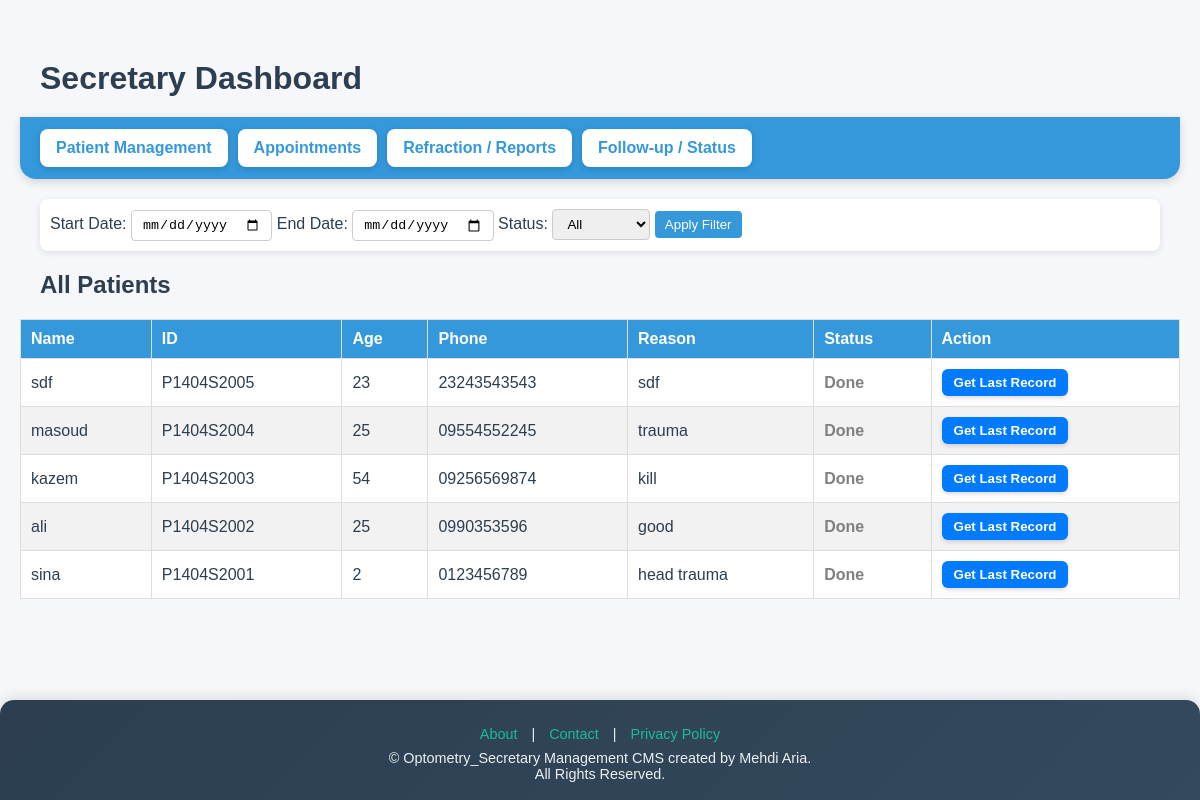
Page /secretary/dashboard/ (signed in) on the earlier database version.
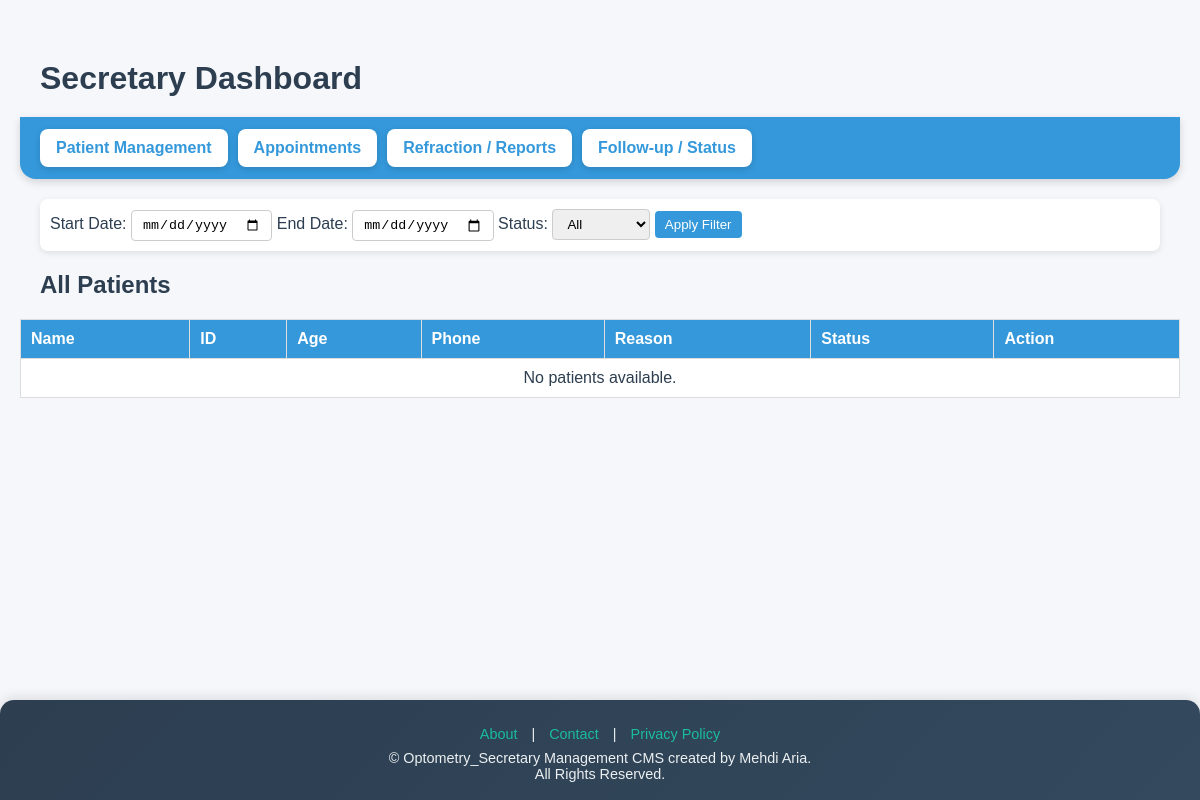
Same page on the later database version.
### secretary/models.py (models this page shows, shortened)
class Patient(models.Model):
    STATUS_CHOICES = [
        ("waiting", "Waiting (Secretary list)"),
        ("accepted", "Accepted (Doctor list)"),
        ("done", "Done (Removed from both lists)"),
    ]
    patient_id = models.CharField(max_length=20, unique=True, editable=False)
    name = models.CharField(max_length=100)
    family_name = models.CharField(max_length=100)
    phone = models.CharField(max_length=15, blank=True, null=True)
    age = models.PositiveIntegerField()
    gender = models.CharField(max_length=1, choices=[('M', 'Male'), ('F', 'Female')])
    melli_code = models.CharField(max_length=10, unique=True, blank=True, null=True)
    reason = models.TextField()
    status = models.CharField(max_length=20, choices=STATUS_CHOICES, default='waiting')
    created_at = models.DateTimeField(default=timezone.now)

### secretary/views.py (the view)
# urls.py: path("dashboard/", views.dashboard_view, name="dashboard"),
@login_required
@user_passes_test(is_secretary_doctor_admin)
def dashboard(request):
    start_date = request.GET.get('start_date')
    end_date = request.GET.get('end_date')
    status = request.GET.get('status')  # "waiting", "accepted", "done" or "all"
    patients = Patient.objects.all().order_by('-id')
    if start_date:
        patients = patients.filter(created_at__date__gte=start_date)
    if end_date:
        patients = patients.filter(created_at__date__lte=end_date)
    if status and status != "all":
        patients = patients.filter(status=status)
    context = {
        "patients": patients,
        "start_date": start_date,
        "end_date": end_date,
        "status": status or "all",
    }
    return render(request, "secretary/dashboard.html", context)

### core/context_processors.py (called while the page is built)
def site_settings(request):
    settings = SiteSetting.objects.first()
    return {"site_settings": settings}

### secretary/views.py (called while the page is built)
def is_secretary_doctor_admin(user):
    return (
        user.is_superuser
        or user.groups.filter(name__in=["secretary", "doctor"]).exists()
    )

### secretary/templates/secretary/dashboard.html (shortened to what this page needs)
{% extends "base.html" %}
{% block content %}
<h1>Secretary Dashboard</h1>
<div class="menu-bar">
    <div class="menu-item">Patient Management
    </div>
    <div class="menu-item">Appointments
    </div>
    <div class="menu-item">Refraction / Reports
    </div>
    <div class="menu-item">Follow-up / Status
    </div>
</div>
<div class="filter">
    <form id="filter-form" method="GET">
        <label>Start Date:</label>
        <input type="date" name="start_date" value="{{ request.GET.start_date }}">
        <label>End Date:</label>
        <input type="date" name="end_date" value="{{ request.GET.end_date }}">
        <label>Status:</label>
        <select name="status">
            <option value="">All</option>
        </select>
        <button type="submit">Apply Filter</button>
    </form>
</div>
<h2 style="margin-left:20px;">All Patients</h2>
<div id="patients-table">
    {% include "secretary/patients_table.html" %}
</div>
{% endblock %}

### secretary/templates/secretary/patients_table.html (shortened to what this page needs)
<table>
    <thead>
        <tr>
            <th>Name</th>
            <th>ID</th>
            <th>Age</th>
            <th>Phone</th>
            <th>Reason</th>
            <th>Status</th>
            <th>Action</th>
        </tr>
    </thead>
    <tbody>
        {% for patient in patients %}
        <tr id="patient-{{ patient.id }}">
            <td>{{ patient.name }}</td>
            <td>{{ patient.patient_id }}</td>
            <td>{{ patient.age }}</td>
            <td>{{ patient.phone }}</td>
            <td>{{ patient.reason }}</td>
            <td class="
                {% if patient.status == 'waiting' %}status-waiting{% elif patient.status == 'accepted' %}status-accepted{% elif patient.status == 'done' %}status-done{% endif %}
            ">{{ patient.status|capfirst }}</td>
            <td>
                {% if patient.status == "done" %}
                <form method="POST" action="{% url 'secretary:get_patient_last_refraction' patient.patient_id %}" style="display:inline;">
                    <button type="submit" class="get-lr-button">Get Last Record</button>
                </form>
                {% endif %}
            </td>
        </tr>
        {% empty %}
        <tr>
            <td colspan="7" style="text-align:center;">No patients available.</td>
        </tr>
        {% endfor %}
    </tbody>
</table>

Differences in the rows shown:
removed Patient: name "sdf", patient_id "P1404S2005", age "23", phone "23243543543", reason "sdf", status "Done", shows "Get Last Record"
removed Patient: name "masoud", patient_id "P1404S2004", age "25", phone "09554552245", reason "trauma", status "Done", shows "Get Last Record"
removed Patient: name "kazem", patient_id "P1404S2003", age "54", phone "09256569874", reason "kill", status "Done", shows "Get Last Record"
removed Patient: name "ali", patient_id "P1404S2002", age "25", phone "0990353596", reason "good", status "Done", shows "Get Last Record"
removed Patient: name "sina", patient_id "P1404S2001", age "2", phone "0123456789", reason "head trauma", status "Done", shows "Get Last Record"
Other differences:
text now shown: "No patients available."
